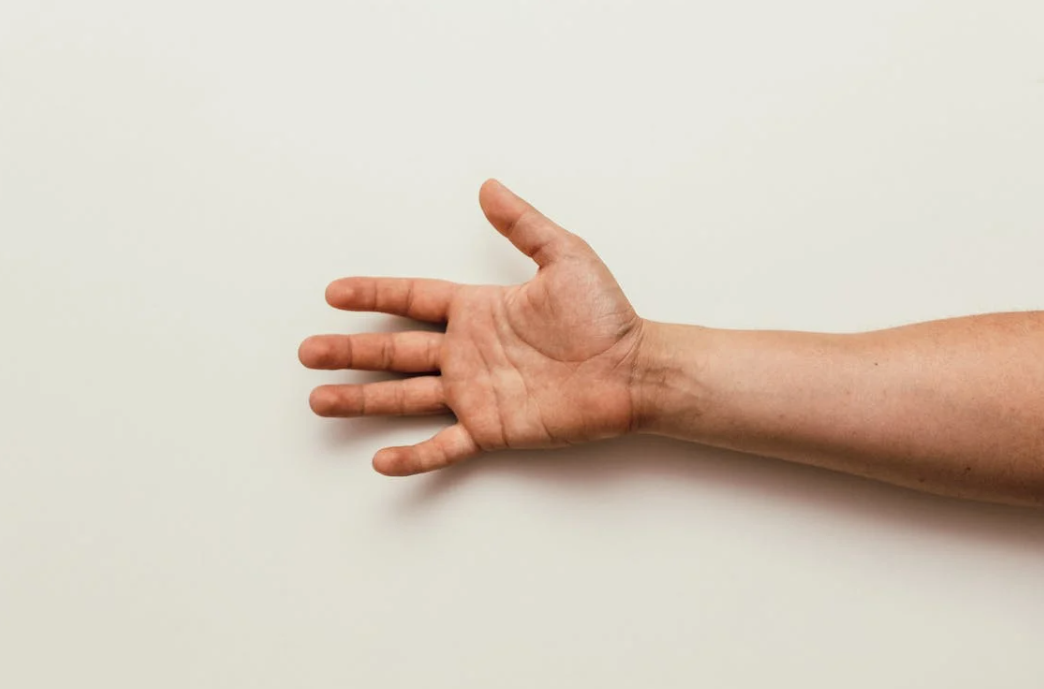
#> input picture img/mano.png, 1044 x 689 px
$ python 08-anotaciones.py
#> lines starting #> are read from the running program, lines starting #| are printed output that depends on the picture
# Hacer anotaciones
import cv2 as ocv
RUTA_IMAGEN = "./img/mano.png"
IMAGEN = ocv.imread(RUTA_IMAGEN)
#> IMAGEN is the input picture: shape (689, 1044, 3); mean B, G, R 191.6, 204.6, 216

# 342,288/660,375
#(imagen,(origenX,origenY),(finalX,finalY),(B,G,R))
linea= ocv.line(
  IMAGEN,
  (342,288),
  (660,375),
  (0,255,0),
  thickness=10,
  lineType=ocv.LINE_AA
)

# (img, centro(x,y), radio, color, grosorLinea, tipo linea )
# 520,360
circulo = ocv.circle(
  IMAGEN,
  (520,360),
  80,
  (0,0,255),
  thickness=10,
  lineType=ocv.LINE_AA
)

# (img, (origenX,origenY), puntoF(x,y), color, ancho, tipo)
rectangulo = ocv.rectangle(
  IMAGEN,
  (255,118),
  (888,495),
  (255,0,0),
  thickness=10,
  lineType=ocv.LINE_AA
)
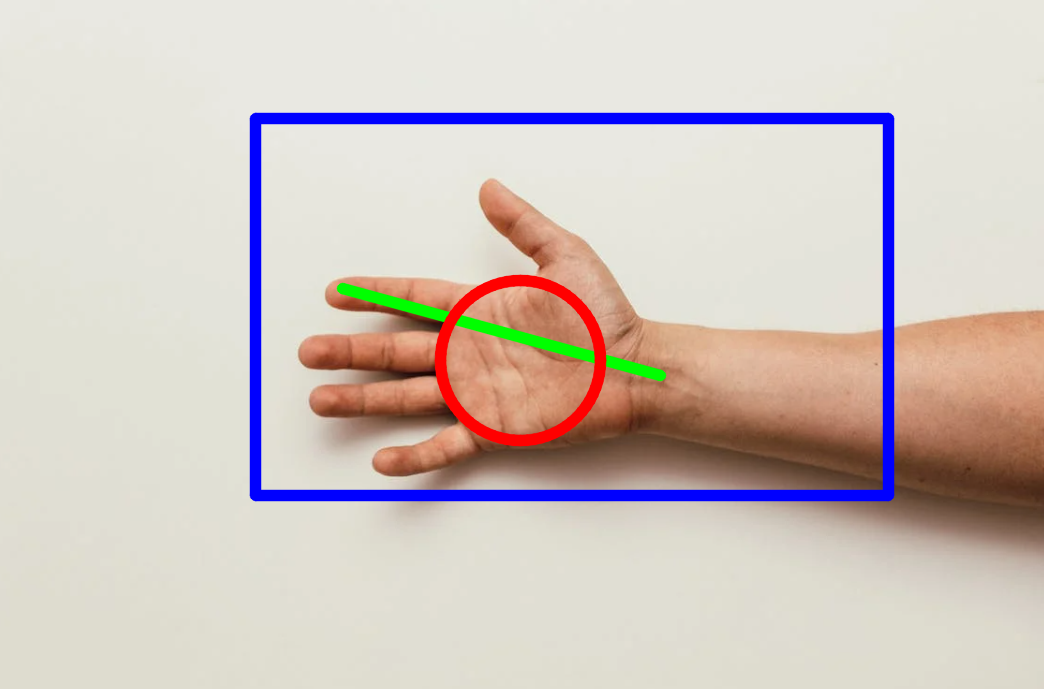
#> rectangulo: shape (689, 1044, 3); mean B, G, R 192.3, 197.6, 208.8

# (img,texto, origen(x,y),tipoLetra, tamanio, color, grosor, tipo)
text = ocv.putText(
  IMAGEN,
  "Mano detectada",
  (300,90),
  ocv.FONT_ITALIC,
  1,
  (223, 180, 82),
  thickness=2,
  lineType=ocv.LINE_AA
)

ocv.imshow("ANOTACIONES", IMAGEN)
ocv.waitKey(0)
